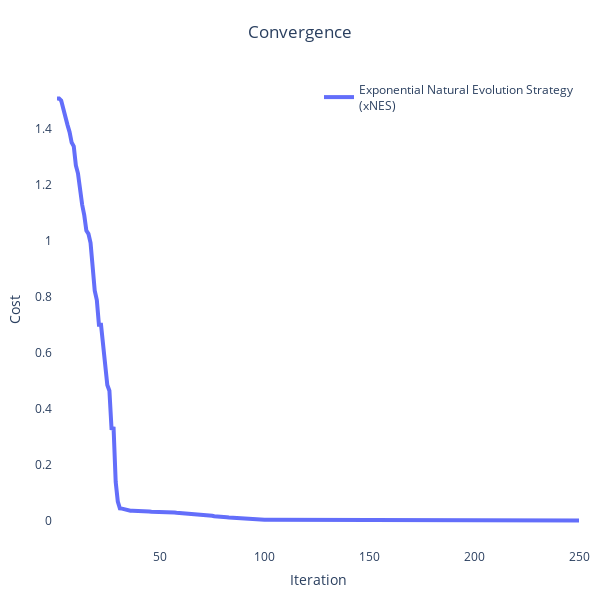
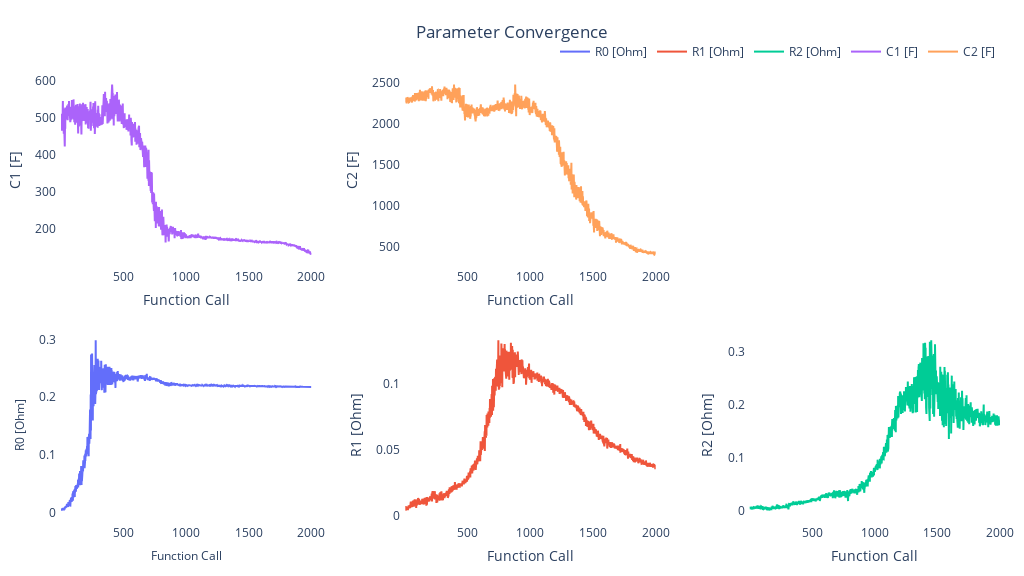

The cell these charts' notebook holds for them, in order:
### Markdown cell above
### Convergence and Parameter Trajectories

To assess the optimisation process, we can plot the convergence of the cost function and the trajectories of the parameters:

### Code cell
pybop.plot_convergence(optim)
pybop.plot_parameters(optim);

### Figure 1 — Plotly figure (JSON) as saved in the notebook; plotly's stock layout.template omitted (floating-point values rounded to 4 significant figures; data arrays with more than 128 entries replaced by an {"elided": "..."} marker saying what was removed)
{"data": [{"line": {"width": 4}, "mode": "lines", "name": "Exponential Natural Evolution Strategy<br>(xNES)", "type": "scatter", "x": {"elided": "250 int values"}, "y": {"elided": "250 float values"}}], "layout": {"autosize": false, "height": 600, "legend": {"font": {"size": 12}, "x": 1, "xanchor": "right", "y": 1, "yanchor": "top"}, "margin": {"b": 10, "l": 10, "pad": 4, "r": 10, "t": 75}, "plot_bgcolor": "white", "showlegend": true, "title": {"text": "Convergence", "x": 0.5}, "width": 600, "xaxis": {"exponentformat": "e", "showexponent": "last", "tickfont": {"size": 12}, "title": {"text": "Iteration"}}, "yaxis": {"exponentformat": "e", "showexponent": "last", "tickfont": {"size": 12}, "title": {"text": "Cost"}}}}

### Figure 2 — Plotly figure (JSON) as saved in the notebook; plotly's stock layout.template omitted (floating-point values rounded to 4 significant figures; data arrays with more than 128 entries replaced by an {"elided": "..."} marker saying what was removed)
{"data": [{"line": {"width": 2}, "mode": "lines", "name": "R0 [Ohm]", "type": "scatter", "x": {"elided": "2000 int values"}, "xaxis": "x", "y": {"elided": "2000 float values"}, "yaxis": "y"}, {"line": {"width": 2}, "mode": "lines", "name": "R1 [Ohm]", "type": "scatter", "x": {"elided": "2000 int values"}, "xaxis": "x2", "y": {"elided": "2000 float values"}, "yaxis": "y2"}, {"line": {"width": 2}, "mode": "lines", "name": "R2 [Ohm]", "type": "scatter", "x": {"elided": "2000 int values"}, "xaxis": "x3", "y": {"elided": "2000 float values"}, "yaxis": "y3"}, {"line": {"width": 2}, "mode": "lines", "name": "C1 [F]", "type": "scatter", "x": {"elided": "2000 int values"}, "xaxis": "x4", "y": {"elided": "2000 float values"}, "yaxis": "y4"}, {"line": {"width": 2}, "mode": "lines", "name": "C2 [F]", "type": "scatter", "x": {"elided": "2000 int values"}, "xaxis": "x5", "y": {"elided": "2000 float values"}, "yaxis": "y5"}], "layout": {"autosize": false, "height": 576, "legend": {"orientation": "h", "x": 1, "xanchor": "right", "y": 1.02, "yanchor": "bottom"}, "margin": {"b": 10, "l": 10, "pad": 4, "r": 10, "t": 75}, "plot_bgcolor": "white", "showlegend": true, "title": {"text": "Parameter Convergence", "x": 0.5}, "width": 1024, "xaxis": {"anchor": "y", "domain": [0, 0.2667], "exponentformat": "e", "showexponent": "last", "tickfont": {"size": 12}, "title": {"font": {"size": 12}, "text": "Function Call"}}, "xaxis2": {"anchor": "y2", "domain": [0.3667, 0.6333], "title": {"text": "Function Call"}}, "xaxis3": {"anchor": "y3", "domain": [0.7333, 1], "title": {"text": "Function Call"}}, "xaxis4": {"anchor": "y4", "domain": [0, 0.2667], "title": {"text": "Function Call"}}, "xaxis5": {"anchor": "y5", "domain": [0.3667, 0.6333], "title": {"text": "Function Call"}}, "xaxis6": {"anchor": "y6", "domain": [0.7333, 1]}, "yaxis": {"anchor": "x", "domain": [0, 0.425], "exponentformat": "e", "showexponent": "last", "tickfont": {"size": 12}, "title": {"font": {"size": 12}, "text": "R0 [Ohm]"}}, "yaxis2": {"anchor": "x2", "domain": [0, 0.425], "exponentformat": "e", "showexponent": "last", "title": {"text": "R1 [Ohm]"}}, "yaxis3": {"anchor": "x3", "domain": [0, 0.425], "exponentformat": "e", "showexponent": "last", "title": {"text": "R2 [Ohm]"}}, "yaxis4": {"anchor": "x4", "domain": [0.575, 1], "exponentformat": "e", "showexponent": "last", "title": {"text": "C1 [F]"}}, "yaxis5": {"anchor": "x5", "domain": [0.575, 1], "exponentformat": "e", "showexponent": "last", "title": {"text": "C2 [F]"}}, "yaxis6": {"anchor": "x6", "domain": [0.575, 1]}}}
